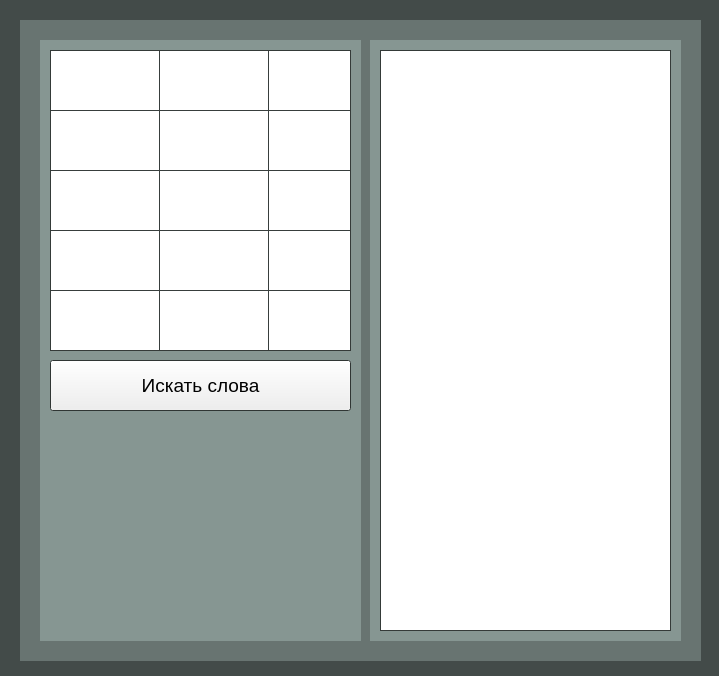
<?xml version="1.0" encoding="UTF-8"?>
<ui version="4.0">
 <class>MainWindow</class>
 <widget class="QMainWindow" name="MainWindow">
  <property name="geometry">
   <rect>
    <x>0</x>
    <y>0</y>
    <width>719</width>
    <height>676</height>
   </rect>
  </property>
  <property name="palette">
   <palette>
    <active>
     <colorrole role="Base">
      <brush brushstyle="SolidPattern">
       <color alpha="255">
        <red>255</red>
        <green>255</green>
        <blue>255</blue>
       </color>
      </brush>
     </colorrole>
     <colorrole role="Window">
      <brush brushstyle="SolidPattern">
       <color alpha="255">
        <red>67</red>
        <green>75</green>
        <blue>73</blue>
       </color>
      </brush>
     </colorrole>
    </active>
    <inactive>
     <colorrole role="Base">
      <brush brushstyle="SolidPattern">
       <color alpha="255">
        <red>255</red>
        <green>255</green>
        <blue>255</blue>
       </color>
      </brush>
     </colorrole>
     <colorrole role="Window">
      <brush brushstyle="SolidPattern">
       <color alpha="255">
        <red>67</red>
        <green>75</green>
        <blue>73</blue>
       </color>
      </brush>
     </colorrole>
    </inactive>
    <disabled>
     <colorrole role="Base">
      <brush brushstyle="SolidPattern">
       <color alpha="255">
        <red>67</red>
        <green>75</green>
        <blue>73</blue>
       </color>
      </brush>
     </colorrole>
     <colorrole role="Window">
      <brush brushstyle="SolidPattern">
       <color alpha="255">
        <red>67</red>
        <green>75</green>
        <blue>73</blue>
       </color>
      </brush>
     </colorrole>
    </disabled>
   </palette>
  </property>
  <property name="windowTitle">
   <string>Помощник для игры Балда</string>
  </property>
  <property name="autoFillBackground">
   <bool>true</bool>
  </property>
  <widget class="QWidget" name="centralWidget">
   <widget class="QLabel" name="label">
    <property name="geometry">
     <rect>
      <x>40</x>
      <y>40</y>
      <width>321</width>
      <height>601</height>
     </rect>
    </property>
    <property name="palette">
     <palette>
      <active>
       <colorrole role="Base">
        <brush brushstyle="SolidPattern">
         <color alpha="255">
          <red>255</red>
          <green>255</green>
          <blue>255</blue>
         </color>
        </brush>
       </colorrole>
       <colorrole role="Window">
        <brush brushstyle="SolidPattern">
         <color alpha="255">
          <red>134</red>
          <green>150</green>
          <blue>146</blue>
         </color>
        </brush>
       </colorrole>
      </active>
      <inactive>
       <colorrole role="Base">
        <brush brushstyle="SolidPattern">
         <color alpha="255">
          <red>255</red>
          <green>255</green>
          <blue>255</blue>
         </color>
        </brush>
       </colorrole>
       <colorrole role="Window">
        <brush brushstyle="SolidPattern">
         <color alpha="255">
          <red>134</red>
          <green>150</green>
          <blue>146</blue>
         </color>
        </brush>
       </colorrole>
      </inactive>
      <disabled>
       <colorrole role="Base">
        <brush brushstyle="SolidPattern">
         <color alpha="255">
          <red>134</red>
          <green>150</green>
          <blue>146</blue>
         </color>
        </brush>
       </colorrole>
       <colorrole role="Window">
        <brush brushstyle="SolidPattern">
         <color alpha="255">
          <red>134</red>
          <green>150</green>
          <blue>146</blue>
         </color>
        </brush>
       </colorrole>
      </disabled>
     </palette>
    </property>
    <property name="autoFillBackground">
     <bool>true</bool>
    </property>
    <property name="text">
     <string/>
    </property>
   </widget>
   <widget class="QLabel" name="label_2">
    <property name="geometry">
     <rect>
      <x>370</x>
      <y>40</y>
      <width>311</width>
      <height>601</height>
     </rect>
    </property>
    <property name="palette">
     <palette>
      <active>
       <colorrole role="Base">
        <brush brushstyle="SolidPattern">
         <color alpha="255">
          <red>255</red>
          <green>255</green>
          <blue>255</blue>
         </color>
        </brush>
       </colorrole>
       <colorrole role="Window">
        <brush brushstyle="SolidPattern">
         <color alpha="255">
          <red>134</red>
          <green>150</green>
          <blue>146</blue>
         </color>
        </brush>
       </colorrole>
      </active>
      <inactive>
       <colorrole role="Base">
        <brush brushstyle="SolidPattern">
         <color alpha="255">
          <red>255</red>
          <green>255</green>
          <blue>255</blue>
         </color>
        </brush>
       </colorrole>
       <colorrole role="Window">
        <brush brushstyle="SolidPattern">
         <color alpha="255">
          <red>134</red>
          <green>150</green>
          <blue>146</blue>
         </color>
        </brush>
       </colorrole>
      </inactive>
      <disabled>
       <colorrole role="Base">
        <brush brushstyle="SolidPattern">
         <color alpha="255">
          <red>134</red>
          <green>150</green>
          <blue>146</blue>
         </color>
        </brush>
       </colorrole>
       <colorrole role="Window">
        <brush brushstyle="SolidPattern">
         <color alpha="255">
          <red>134</red>
          <green>150</green>
          <blue>146</blue>
         </color>
        </brush>
       </colorrole>
      </disabled>
     </palette>
    </property>
    <property name="autoFillBackground">
     <bool>true</bool>
    </property>
    <property name="text">
     <string/>
    </property>
   </widget>
   <widget class="QLabel" name="label_3">
    <property name="geometry">
     <rect>
      <x>20</x>
      <y>20</y>
      <width>681</width>
      <height>641</height>
     </rect>
    </property>
    <property name="palette">
     <palette>
      <active>
       <colorrole role="Base">
        <brush brushstyle="SolidPattern">
         <color alpha="255">
          <red>255</red>
          <green>255</green>
          <blue>255</blue>
         </color>
        </brush>
       </colorrole>
       <colorrole role="Window">
        <brush brushstyle="SolidPattern">
         <color alpha="255">
          <red>104</red>
          <green>116</green>
          <blue>113</blue>
         </color>
        </brush>
       </colorrole>
      </active>
      <inactive>
       <colorrole role="Base">
        <brush brushstyle="SolidPattern">
         <color alpha="255">
          <red>255</red>
          <green>255</green>
          <blue>255</blue>
         </color>
        </brush>
       </colorrole>
       <colorrole role="Window">
        <brush brushstyle="SolidPattern">
         <color alpha="255">
          <red>104</red>
          <green>116</green>
          <blue>113</blue>
         </color>
        </brush>
       </colorrole>
      </inactive>
      <disabled>
       <colorrole role="Base">
        <brush brushstyle="SolidPattern">
         <color alpha="255">
          <red>104</red>
          <green>116</green>
          <blue>113</blue>
         </color>
        </brush>
       </colorrole>
       <colorrole role="Window">
        <brush brushstyle="SolidPattern">
         <color alpha="255">
          <red>104</red>
          <green>116</green>
          <blue>113</blue>
         </color>
        </brush>
       </colorrole>
      </disabled>
     </palette>
    </property>
    <property name="autoFillBackground">
     <bool>true</bool>
    </property>
    <property name="text">
     <string/>
    </property>
   </widget>
   <widget class="QPushButton" name="searchStartButton">
    <property name="geometry">
     <rect>
      <x>50</x>
      <y>360</y>
      <width>301</width>
      <height>51</height>
     </rect>
    </property>
    <property name="minimumSize">
     <size>
      <width>0</width>
      <height>51</height>
     </size>
    </property>
    <property name="font">
     <font>
      <pointsize>14</pointsize>
     </font>
    </property>
    <property name="text">
     <string>Искать слова</string>
    </property>
   </widget>
   <widget class="QTableWidget" name="gameTable">
    <property name="geometry">
     <rect>
      <x>50</x>
      <y>50</y>
      <width>301</width>
      <height>301</height>
     </rect>
    </property>
    <property name="minimumSize">
     <size>
      <width>301</width>
      <height>301</height>
     </size>
    </property>
    <property name="maximumSize">
     <size>
      <width>311</width>
      <height>311</height>
     </size>
    </property>
    <property name="font">
     <font>
      <family>Courier 10 Pitch</family>
      <pointsize>28</pointsize>
      <weight>75</weight>
      <bold>true</bold>
     </font>
    </property>
    <property name="verticalScrollBarPolicy">
     <enum>Qt::ScrollBarAlwaysOff</enum>
    </property>
    <property name="horizontalScrollBarPolicy">
     <enum>Qt::ScrollBarAlwaysOff</enum>
    </property>
    <property name="selectionMode">
     <enum>QAbstractItemView::SingleSelection</enum>
    </property>
    <property name="textElideMode">
     <enum>Qt::ElideMiddle</enum>
    </property>
    <property name="wordWrap">
     <bool>false</bool>
    </property>
    <property name="cornerButtonEnabled">
     <bool>false</bool>
    </property>
    <property name="rowCount">
     <number>5</number>
    </property>
    <property name="columnCount">
     <number>5</number>
    </property>
    <attribute name="horizontalHeaderVisible">
     <bool>false</bool>
    </attribute>
    <attribute name="horizontalHeaderDefaultSectionSize">
     <number>60</number>
    </attribute>
    <attribute name="horizontalHeaderMinimumSectionSize">
     <number>60</number>
    </attribute>
    <attribute name="verticalHeaderVisible">
     <bool>false</bool>
    </attribute>
    <attribute name="verticalHeaderDefaultSectionSize">
     <number>60</number>
    </attribute>
    <attribute name="verticalHeaderMinimumSectionSize">
     <number>60</number>
    </attribute>
    <row/>
    <row/>
    <row/>
    <row/>
    <row/>
    <column/>
    <column/>
    <column/>
    <column/>
    <column/>
   </widget>
   <widget class="QTextBrowser" name="foundWordsText">
    <property name="geometry">
     <rect>
      <x>380</x>
      <y>50</y>
      <width>291</width>
      <height>581</height>
     </rect>
    </property>
    <property name="minimumSize">
     <size>
      <width>256</width>
      <height>0</height>
     </size>
    </property>
   </widget>
   <zorder>label_3</zorder>
   <zorder>label</zorder>
   <zorder>label_2</zorder>
   <zorder>foundWordsText</zorder>
   <zorder>searchStartButton</zorder>
   <zorder>gameTable</zorder>
  </widget>
 </widget>
 <layoutdefault spacing="6" margin="11"/>
 <resources/>
 <connections/>
</ui>
